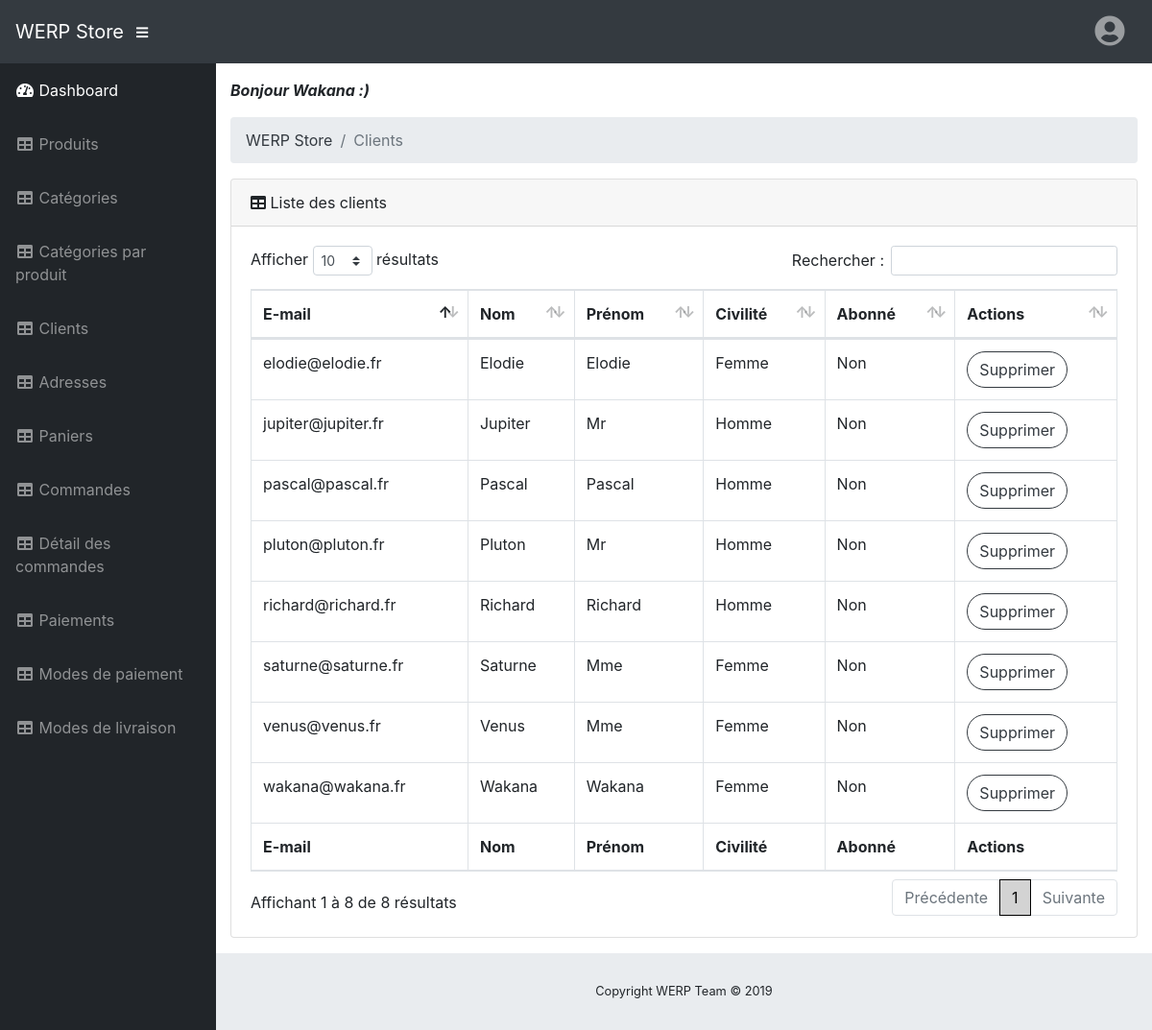
/back-office/webroot/index?module=dashboard&action=clients (signed in), run on the app's committed database.
### tables this page shows
CREATE TABLE IF NOT EXISTS `st_customers` (
  `cus_id` int(11) NOT NULL AUTO_INCREMENT,
  `cus_civility` tinyint(4) NOT NULL DEFAULT '1',
  `cus_lastname` varchar(45) NOT NULL,
  `cus_firstname` varchar(45) NOT NULL,
  `cus_mail` varchar(80) NOT NULL,
  `cus_password` varchar(32) NOT NULL,
  `cus_subscriber` tinyint(1) NOT NULL DEFAULT '0',
  PRIMARY KEY (`cus_id`),
  UNIQUE KEY `cus_mail` (`cus_mail`)
);

### back-office/app/controller/dashboard/clients.php (called while the page is built, shortened)
<?php
  include ("../app/model/client/afficher_clients.php");
  $clients = afficher_clients();
  include ("../app/view/dashboard/clients.php");

### back-office/app/model/client/afficher_clients.php (called while the page is built, shortened)
<?php
  function afficher_clients() {
    global $pdo;
    try {
      $query = "SELECT cus_id, cus_civility, cus_lastname, cus_firstname, cus_mail, cus_subscriber
                FROM st_customers";
      $req = $pdo->prepare($query);
      $req->execute();
      $req->setFetchMode(PDO::FETCH_ASSOC);
      $data = $req->fetchAll();
      return $data;
    }
    catch (Exception $e) {
      die ("SQL Erreur : " . utf8_encode($e->getMessage()));
    }
  }

### back-office/app/view/dashboard/clients.php (the view, shortened to what this page needs)
    <?php include("../app/view/layout/header.inc.php"); ?>
    <li class="breadcrumb-item active">Clients</li>
  </ol>
  <div class="card mb-3">
    <div class="card-header">
      <i class="fas fa-table"></i>
      Liste des clients
    </div>
    <div class="card-body">
      <div class="table-responsive">
        <table class="table table-bordered" id="dataTable">
          <thead>
            <tr>
              <th>E-mail</th>
              <th>Nom</th>
              <th>Prénom</th>
              <th>Civilité</th>
              <th>Abonné</th>
              <th>Actions</th>
            </tr>
          </thead>
          <tbody>
            <?php foreach ($clients as $client) { ?>
            <tr>
              <td><?= $client['cus_mail'] ?></td>
              <td><?= $client['cus_lastname'] ?></td>
              <td><?= $client['cus_firstname'] ?></td>
              <td><?php if ($client['cus_civility'] == 1) echo "Homme"; else echo "Femme"; ?></td>
              <td><?php if ($client['cus_subscriber'] == 0) echo "Non" ; else echo "Oui"; ?></td>
              <td><a class="btn btn-outline-dark rounded-pill" href="#" data-cus_mail="<?= $client['cus_mail'] ?>" data-cus_id="<?= $client['cus_id'] ?>" data-toggle="modal" data-target="#supprimer_client">Supprimer</a></td>
            </tr>
            <?php } ?>
          </tbody>
          <tfoot>
            <tr>
              <th>E-mail</th>
              <th>Nom</th>
              <th>Prénom</th>
              <th>Civilité</th>
              <th>Abonné</th>
              <th>Actions</th>
            </tr>
          </tfoot>
        </table>
      </div>
    </div>
  </div>
</div>
<?php include("../app/view/layout/footer.inc.php"); ?>

### data on the page
st_customers: cus_mail "wakana@wakana.fr", cus_lastname "Wakana", cus_firstname "Wakana", cus_civility "Femme", cus_subscriber "Non"
st_customers: cus_mail "elodie@elodie.fr", cus_lastname "Elodie", cus_firstname "Elodie", cus_civility "Femme", cus_subscriber "Non"
st_customers: cus_mail "richard@richard.fr", cus_lastname "Richard", cus_firstname "Richard", cus_civility "Homme", cus_subscriber "Non"
st_customers: cus_mail "pascal@pascal.fr", cus_lastname "Pascal", cus_firstname "Pascal", cus_civility "Homme", cus_subscriber "Non"
st_customers: cus_mail "venus@venus.fr", cus_lastname "Venus", cus_firstname "Mme", cus_civility "Femme", cus_subscriber "Non"
st_customers: cus_mail "jupiter@jupiter.fr", cus_lastname "Jupiter", cus_firstname "Mr", cus_civility "Homme", cus_subscriber "Non"
st_customers: cus_mail "saturne@saturne.fr", cus_lastname "Saturne", cus_firstname "Mme", cus_civility "Femme", cus_subscriber "Non"
st_customers: cus_mail "pluton@pluton.fr", cus_lastname "Pluton", cus_firstname "Mr", cus_civility "Homme", cus_subscriber "Non"

### other printed values
SITE_NAME "WERP Store"
$_SESSION["user"]["cus_firstname"] "Wakana"
SITE_COPYRIGHT "Copyright WERP Team © 2019"
